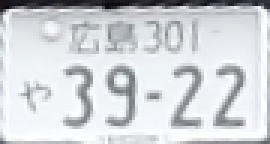
#> input picture images/test_images_2/test_0.jpg, 90 x 48 px (shown 3 times larger); its folder holds 4 pictures in this run
$ python test_illustration_plate.py
#> lines starting #> are read from the running program, lines starting #| are printed output that depends on the picture
import cv2
import numpy as np
import copy

# for i in range(12):
#     image = cv2.imread(f'./images/gotouchi/test{i+1}.jpg')
#     image = cv2.cvtColor(image, cv2.COLOR_BGR2GRAY)

#     # image_2 = image - 75 #色の数字はループしていた．６０を足すと文字だけ真っ白になる．
#     # threshold_value = 190
#     # _, thresholded_image = cv2.threshold(image_2, threshold_value, 255, cv2.THRESH_BINARY)
#     # image_3 = 255 - thresholded_image

#     _, image_3 = cv2.threshold(image, 70, 255, cv2.THRESH_BINARY)
#     # image_3 = 255 - thresholded_image

#     cv2.imshow("original", image)
#     cv2.imshow("image3", image_3)

#     cv2.waitKey()

# image = cv2.imread(f'./images/test_images_2/test_2.jpg')
# image = cv2.cvtColor(image, cv2.COLOR_BGR2GRAY)

# # image_2 = image - 75 #色の数字はループしていた．６０を足すと文字だけ真っ白になる．
# # threshold_value = 190
# # _, thresholded_image = cv2.threshold(image_2, threshold_value, 255, cv2.THRESH_BINARY)
# # image_3 = 255 - thresholded_image

# _, image_3 = cv2.threshold(image, 70, 255, cv2.THRESH_BINARY)

# cv2.imshow("image3", image_3)

# cv2.waitKey()

def toDark_top(image, a):
    # result = np.zeros(image.shape)
    # print(result.shape)
    result = copy.deepcopy(image)
    for i in range(image.shape[0]):
        if i > image.shape[0] * 0.3:
            break
        for j in range(image.shape[1]):
            for k in range(image.shape[2]):
                if image[i][j][k] - a >= 0:
                    result[i][j][k] = image[i][j][k] - a
                else:
                    result[i][j][k] = 0
    return result

def toDark_all(image, a):
    # result = np.zeros(image.shape)
    # print(result.shape)
    result = copy.deepcopy(image)
    for i in range(image.shape[0]):
        for j in range(image.shape[1]):
            for k in range(image.shape[2]):
                if image[i][j][k] - a >= 0:
                    result[i][j][k] = image[i][j][k] - a
                else:
                    result[i][j][k] = 0
    return result

def toLight(image, a):
    # result = np.zeros(image.shape)
    # print(result.shape)
    result = copy.deepcopy(image)
    for i in range(image.shape[0]):
        for j in range(image.shape[1]):
            for k in range(image.shape[2]):
                if image[i][j][k] + a <= 255:
                    result[i][j][k] = image[i][j][k] + a
                else:
                    result[i][j][k] = 255
    return result

for i in range(20):
    # image = cv2.imread(f'./images/gotouchi/test{i+1}.jpg')
    image = cv2.imread(f'./images/test_images_2/test_{i}.jpg')
#> image is the input picture: shape (48, 90, 3); mean B, G, R 216, 212.6, 209.3

    image_2 = toDark_all(image, 50)
#> after the loop in toDark_all, `for i in range(image.shape[0]):`:
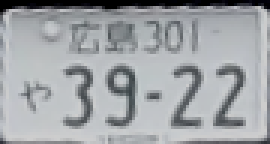
#> result: shape (48, 90, 3) (shown 3 times larger); mean B, G, R 166.4, 163.3, 159.9
    image_2_2 = toDark_top(image_2, 50)
#> after the loop in toDark_top, `for i in range(image.shape[0]):`:
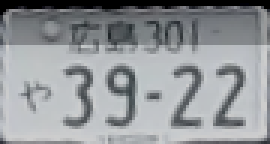
#> result: shape (48, 90, 3) (shown 3 times larger); mean B, G, R 152.8, 149.8, 146.4
    image_l = toLight(image, 50)
#> after the loop in toLight, `for i in range(image.shape[0]):`:
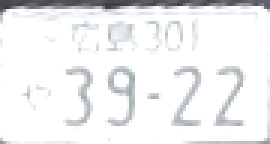
#> result: shape (48, 90, 3) (shown 3 times larger); mean B, G, R 240.5, 239.3, 238.4


    cv2.imshow("original", image)
    cv2.imshow("image2", image_2)
    cv2.imshow("image2_2", image_2_2)
    cv2.imshow("light", image_l)

    cv2.waitKey()
#> pass 2 of the loop `for i in range(20):`:
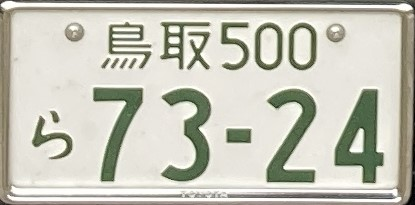
#> input picture images/test_images_2/test_1.jpg, 415 x 205 px
#> image is the input picture: shape (205, 415, 3); mean B, G, R 184.5, 197, 197.4
#> after the loop in toDark_top (call 2), `for i in range(image.shape[0]):`:
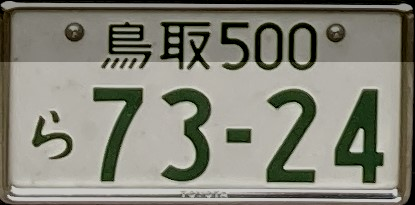
#> result: shape (205, 415, 3); mean B, G, R 120.6, 132.5, 132.9
#> after the loop in toLight (call 2), `for i in range(image.shape[0]):`:
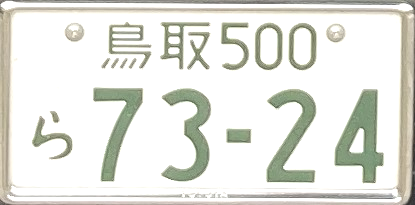
#> result: shape (205, 415, 3); mean B, G, R 222.3, 228.8, 227.8
#> (the run stopped early here; a loop or call above may not have finished)
